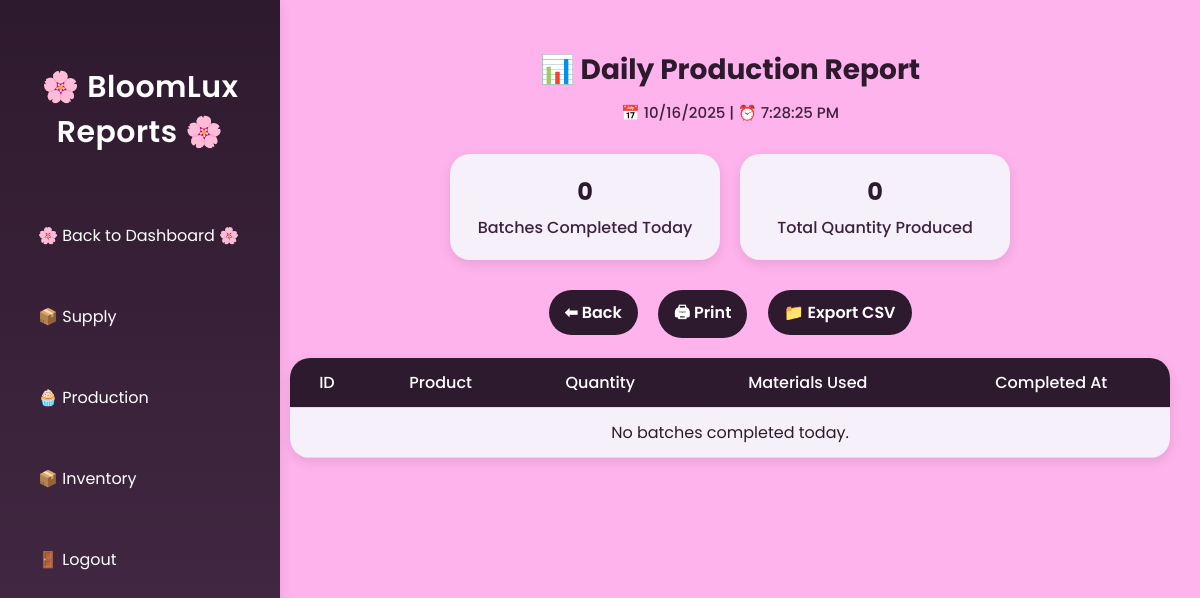
The app's page /report.php (signed in), older data.
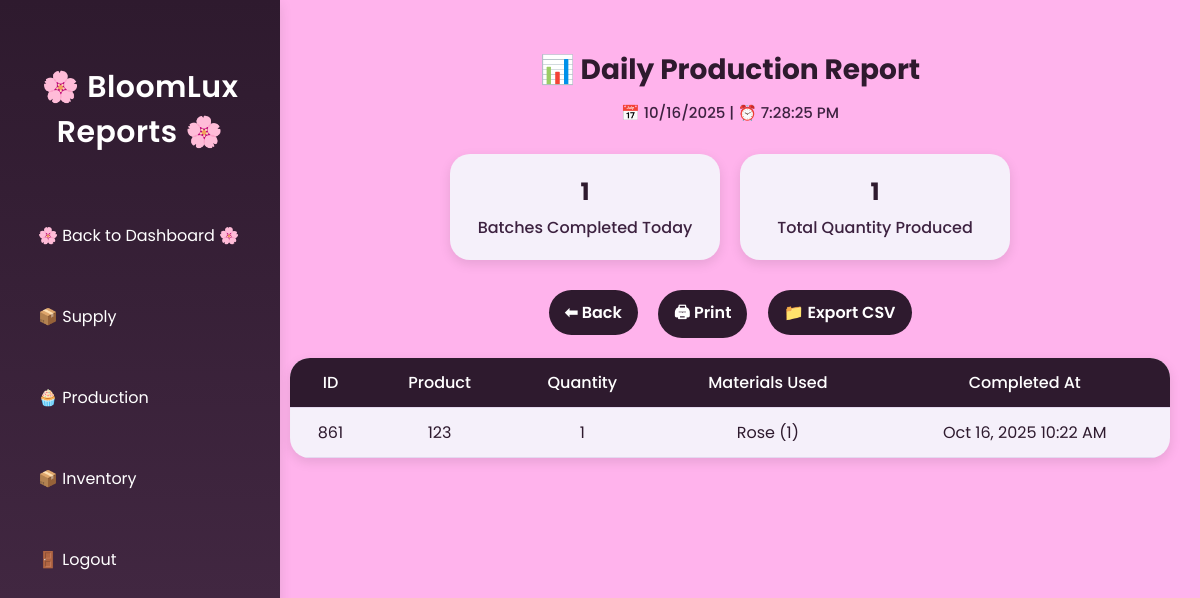
The same page, newer data.
### tables this page shows
CREATE TABLE `batches` (
  `id` int(11) NOT NULL,
  `product_name` varchar(100) NOT NULL,
  `quantity` int(11) NOT NULL,
  `status` enum('scheduled','in_progress','completed') DEFAULT 'scheduled',
  `scheduled_at` timestamp NOT NULL DEFAULT current_timestamp(),
  `completed_at` timestamp NULL DEFAULT NULL,
  `is_deleted` tinyint(1) DEFAULT 0
);

### report.php (the view, shortened to what this page needs)
<?php
include 'backend/init.php';
$query = "
    SELECT
        b.id,
        b.product_name,
        b.quantity,
        b.completed_at,
        GROUP_CONCAT(CONCAT(i.item_name, ' (', bm.quantity_used, ')') SEPARATOR ', ') AS materials
    FROM batches b
    LEFT JOIN batch_materials bm ON b.id = bm.batch_id
    LEFT JOIN inventory i ON bm.stock_id = i.id
    WHERE b.status = 'completed'
      AND DATE(b.completed_at) = CURDATE()
      AND b.is_deleted = 0
    GROUP BY b.id, b.product_name, b.quantity, b.completed_at
    ORDER BY b.completed_at DESC
";
$batches = $conn->query($query);
$total_completed = $batches->num_rows;
$total_quantity = 0;
$data = [];
while ($row = $batches->fetch_assoc()) {
    $total_quantity += $row['quantity'];
    $data[] = $row;
}
?>
<!DOCTYPE html>
<html lang="en">
<head>
</head>
<body>
    <div class="sidebar">
        <h2>🌸 BloomLux Reports 🌸</h2>
        <a href="home.php">🌸 Back to Dashboard 🌸</a>
        <a href="supply.php">📦 Supply</a>
        <a href="production.php">🧁 Production</a>
        <a href="inventory.php">📦 Inventory</a>
        <a href="logout.php">🚪 Logout</a>
    </div>
    <div class="main">
        <h1>📊 Daily Production Report</h1>
        <div id="clock"></div>
        <div class="summary">
            <div class="card">
                <h2><?php echo $total_completed; ?></h2>
                <p>Batches Completed Today</p>
            </div>
            <div class="card">
                <h2><?php echo $total_quantity; ?></h2>
                <p>Total Quantity Produced</p>
            </div>
        </div>
        <div class="controls">
            <a href="production.php" class="btn">⬅ Back</a>
            <a href="#" onclick="printReport()" class="btn">🖨 Print</a>
            <a href="#" onclick="exportCSV()" class="btn">📁 Export CSV</a>
        </div>
        <table>
            <tr>
                <th>ID</th>
                <th>Product</th>
                <th>Quantity</th>
                <th>Materials Used</th>
                <th>Completed At</th>
            </tr>
            <?php if (!empty($data)): ?>
                <?php foreach ($data as $row): ?>
                    <tr>
                        <td><?php echo $row['id']; ?></td>
                        <td><?php echo htmlspecialchars($row['product_name']); ?></td>
                        <td><?php echo $row['quantity']; ?></td>
                        <td><?php echo htmlspecialchars($row['materials']); ?></td>
                        <td><?php echo date("M d, Y h:i A", strtotime($row['completed_at'])); ?></td>
                    </tr>
                <?php endforeach; ?>
            <?php else: ?>
                <tr>
                    <td colspan="5">No batches completed today.</td>
                </tr>
            <?php endif; ?>
        </table>
    </div>
</body>
</html>

Row changes from the older to the newer data that the page shows:
added batches: id "861", product_name "123", quantity "1", materials "Rose (1)", completed_at "Oct 16, 2025 10:22 AM"
Text that changed along with them:
$total_completed: "0" → "1"
$total_quantity: "0" → "1"
text no longer shown: "No batches completed today."
